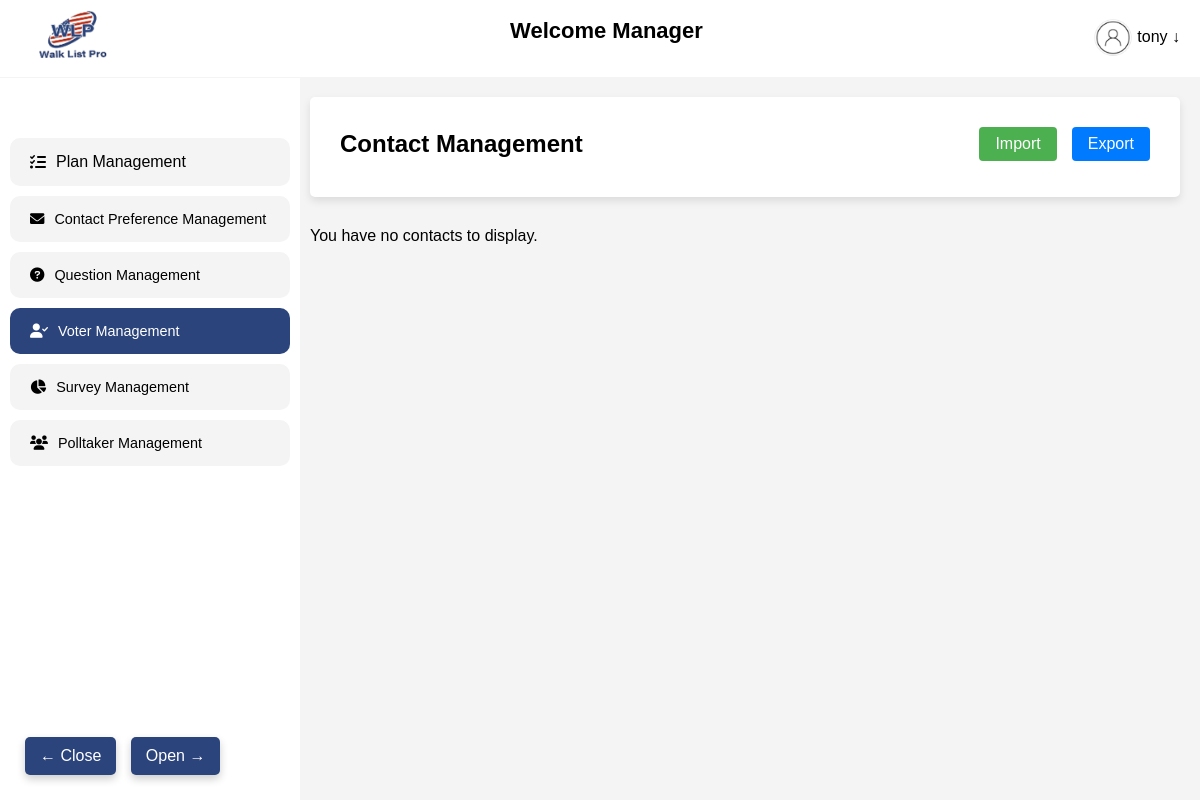
The app's page /contacts/ (signed in), older data.
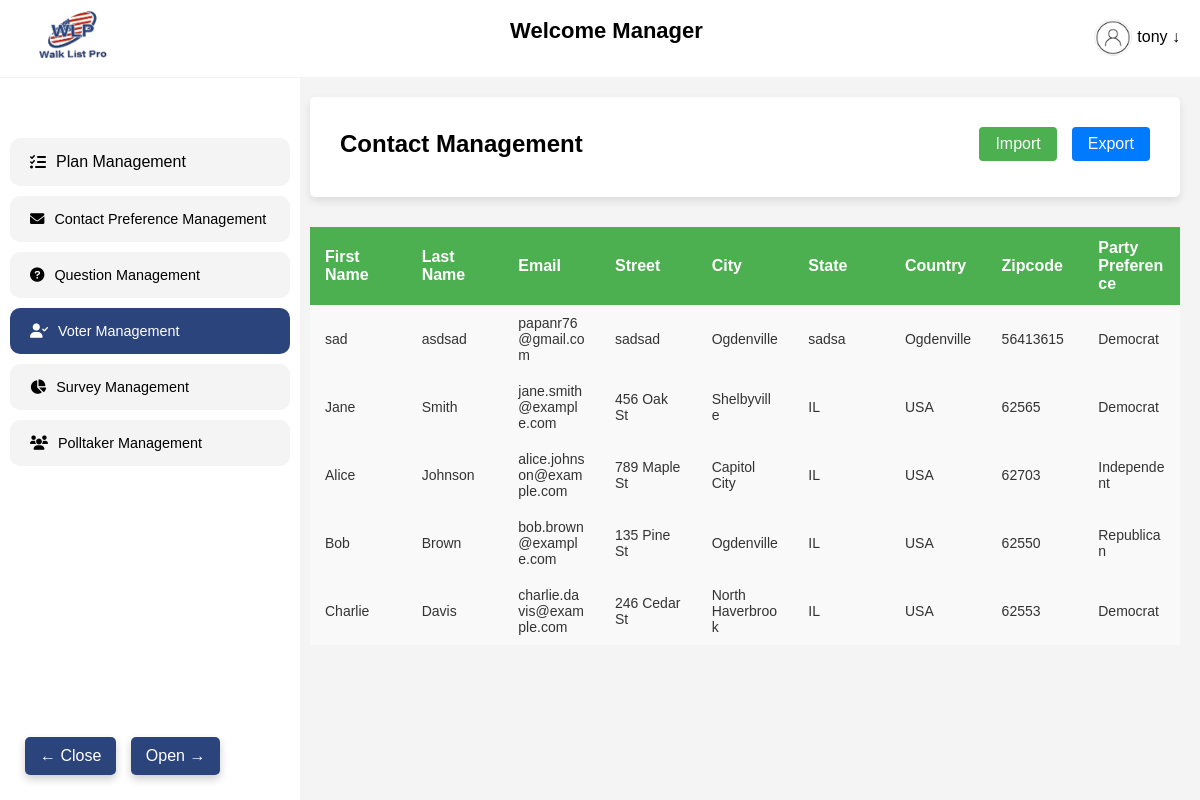
The same page, newer data.
### walkapp/models.py (models this page shows, shortened)
class UserContactList(models.Model):
    user = models.ForeignKey(User, on_delete=models.CASCADE)
    first_name = models.CharField(max_length=100)
    last_name = models.CharField(max_length=100)
    email = models.EmailField()
    street = models.CharField(max_length=255)
    city = models.CharField(max_length=100)
    state = models.CharField(max_length=100)
    country = models.CharField(max_length=100)
    zipcode = models.PositiveIntegerField()  # Ensure this matches the HTML form
    latitude = models.FloatField(null=True, blank=True)
    longitude = models.FloatField(null=True, blank=True)
    party_preference = models.CharField(max_length=50, choices=[
        ('Republican', 'Republican'),
        ('Democrat', 'Democrat'),
        ('Independent', 'Independent'),
    ])

### walkapp/views.py (the view)
# urls.py: path('contacts/', contact_list, name='contacts_list'),  # This should match the view name
@login_required
def contact_list(request):
    if not request.user.is_authenticated:
        return redirect('login')  # Redirect to login page if not authenticated
    user_contacts = UserContactList.objects.filter(user=request.user)
    user_subscription = get_object_or_404(UserSubscription, user=request.user)
    contacts_limit = user_subscription.plan.contacts  # Ensure this attribute exists
    if contacts_limit is not None:
        user_contacts = user_contacts[:contacts_limit]
    username = request.user.username if request.user.is_authenticated else None
    print(f"User {request.user.username} can see up to {contacts_limit} contacts.")
    return render(request, 'contactlists/contact_list.html', {'contacts': user_contacts,'username':username})

### template/contactlists/contact_list.html (shortened to what this page needs)
{% extends 'base.html' %}
{% load static %}
{% block content %}
    <link rel="stylesheet" href="https://cdnjs.cloudflare.com/ajax/libs/font-awesome/6.0.0-beta3/css/all.min.css">
</head>
<body>
    <div style="position: fixed; bottom: 20px; left: 20px; z-index: 9999;">
        <button class="toggle-btns" onclick="closeNav()" style="
            margin: 5px;
            background-color: rgb(43, 68, 124);
            color: white;
            border: none;
            border-radius: 5px;
            padding: 10px 15px;
            font-size: 16px;
            cursor: pointer;
            box-shadow: 0 4px 8px rgba(0, 0, 0, 0.2);
            transition: background-color 0.3s, transform 0.3s;">
            &#8592; Close
        </button>
        <button class="toggle-btns" onclick="openNav()" style="
            margin: 5px;
            background-color: rgb(43, 68, 124);
            color: white;
            border: none;
            border-radius: 5px;
            padding: 10px 15px;
            font-size: 16px;
            cursor: pointer;
            box-shadow: 0 4px 8px rgba(0, 0, 0, 0.2);
            transition: background-color 0.3s, transform 0.3s;">
            Open &#8594;
        </button>
        </div>
    <div style="display: flex;">
        <div id="mySidebar" class="sidebar">
            <div class="sidebar-item active" onclick="location.href='{% url 'home' %}'" style="background-color: #f5f4f4; color: rgb(0, 0, 0);">
                <i class="fas fa-tasks"></i> Plan Management
            </div>
            <div class="sidebar-item" style="background-color:#f5f4f4; font-size: 0.9rem; font-weight: 200;" onclick="location.href='{% url 'contact_search' %}'">
                <i class="fas fa-envelope"></i> Contact Preference Management
            </div>
            <div class="sidebar-item" style="background-color:#f5f4f4; font-size: 0.9rem; font-weight: 200;" onclick="location.href='{% url 'view_questions' %}'">
                <i class="fas fa-question-circle"></i> Question Management
            </div>
            <div class="sidebar-item" style="background-color: rgb(43, 68, 124); color: white;  font-size: 0.9rem; font-weight: 200;" onclick="location.href='{% url 'contacts_list' %}'">
                <i class="fas fa-user-check"></i> Voter Management
            </div>
            <div class="sidebar-item" style="background-color:#f5f4f4; font-size: 0.9rem; font-weight: 200;" onclick="location.href='{% url 'surveydata:my_surveys' %}'">
                <i class="fas fa-chart-pie"></i> Survey Management
            </div>
            <div class="sidebar-item" style="background-color:#f5f4f4; font-size: 0.9rem; font-weight: 200;" onclick="location.href='{% url 'add_poltaker' %}'">
                <i class="fas fa-users"></i> Polltaker Management
            </div>
        </div>
        <div id="main" >
        </div>
        <div class="main-content">
            <div class="plan-details" style="margin-bottom: 30px; height: 100px;">
                <div class="custom-search-bars" style="display: flex; align-items: center; gap: 20px; padding: 10px; border-radius: 8px;">
                    <label class="custom-label-title" style="font-size: 1.5rem; font-weight: bold; margin-right: auto;">Contact Management</label>
                    <div class="importexportbuttons" style="display: flex; gap: 15px;">
                        <form action="{% url 'upload_contacts' %}" method="get" style="margin: 0;">
                            <button type="submit" style="padding: 8px 16px; font-size: 1rem; background-color: #4CAF50; color: white; border: none; border-radius: 4px; cursor: pointer;">Import</button>
                        </form>
                        <form action="{% url 'download_contacts_csv' %}" method="get" style="margin: 0;">
                            <button type="submit" style="padding: 8px 16px; font-size: 1rem; background-color: #007BFF; color: white; border: none; border-radius: 4px; cursor: pointer;">Export</button>
                        </form>
                    </div>
                </div>
            </div>
            {% if contacts %}
                <div class="contact-list-container">
                    <table class="contact-list-table">
                        <thead>
                            <tr>
                                <th>First Name</th>
                                <th>Last Name</th>
                                <th>Email</th>
                                <th>Street</th>
                                <th>City</th>
                                <th>State</th>
                                <th>Country</th>
                                <th>Zipcode</th>
                                <th>Party Preference</th>
                            </tr>
                        </thead>
                        <tbody>
                            {% for contact in contacts %}
                            <tr>
                                <td>{{ contact.first_name }}</td>
                                <td>{{ contact.last_name }}</td>
                                <td>{{ contact.email }}</td>
                                <td>{{ contact.street }}</td>
                                <td>{{ contact.city }}</td>
                                <td>{{ contact.state }}</td>
                                <td>{{ contact.country }}</td>
                                <td>{{ contact.zipcode }}</td>
                                <td>{{ contact.party_preference }}</td>
                            </tr>
                            {% endfor %}
                        </tbody>
                    </table>
                </div>
            {% else %}
                <p>You have no contacts to display.</p>
            {% endif %}
        </div>
    </div>
<link rel="stylesheet" href="{% static 'css/accessed.css' %}">
   {% endblock %}

### template/base.html (shortened to what this page needs)
<!DOCTYPE html>
{% load static %}
<html lang="en">
<head>
    <link rel="stylesheet" href="{% static 'css/styles.css' %}">
</head>
<body>
     <nav class="navbar">
        <div class="navbar-logo">
            <img src="{% static 'img/logo.png' %}" alt="Logo" onclick="window.location.href='{% url 'home' %}'">
        </div>
        <div class="navbar-welcome">
            <h2>Welcome Manager</h2>
        </div>
        <div class="navbar-user">
            <img onclick="toggleDropdown()" src="{% static 'img/logo2.png' %}" alt="User Icon" class="user-icon" style="margin-top: 0px; vertical-align: middle; width: 40px; height: 40px;">
            <span class="user-name" onclick="toggleDropdown()">{{ username }} ↓</span>
        </div>
    </nav>
    {% block content %}{% endblock %}
</body>
</html>

### static/css/styles.css (style rules this page uses)
* { margin: 0; padding: 0; box-sizing: border-box; font-family: Arial, sans-serif; }
.navbar { position: sticky; top: 0; z-index: 1000; }
body { background-color: #f4f4f9; }
.navbar { display: flex; align-items: center; justify-content: space-between; background-color: #ffffff; padding: 10px 20px; color: #fff; }
.navbar-logo img { width: 100px; }
.navbar-welcome h2 { font-size: 22px; color: #000000; font-weight: bold; }
.navbar-user { position: relative; cursor: pointer; }
.user-name { font-size: 16px; color: #000000; }
.main-content { flex: 1; padding: 20px; }
.plan-details { background-color: #ffffff; border-radius: 5px; padding: 20px; box-shadow: 0px 4px 8px rgba(0, 0, 0, 0.1); }

### static/css/accessed.css (style rules this page uses)
.custom-label-title { margin-right: 37%; }

### template/base.html (style rules this page uses)
body { background-color: #f5f4f4; }

### template/contactlists/contact_list.html (style rules this page uses)
.sidebar { height: 92%; width: 300px; position: fixed; z-index: 1; top: 78px; left: 0; background-color: #ffffff; overflow-x: hidden; padding-top: 60px; transition: 0.5s; }
#main { transition: margin-left .5s; padding: 20px; margin-left: 250px; }
.sidebar-item { padding: 15px 20px; color: rgb(0, 0, 0); display: flex; align-items: center; cursor: pointer; transition: background 0.3s; margin-left: 10px; margin-right: 10px; border-radius: 10px; margin-bottom: 10px; }
.sidebar-item.active { background-color: rgb(43, 68, 124); color: white; }
.sidebar-item i { margin-right: 10px; }
body { background-color: #f5f4f4; }
h2 { color: #555; margin-bottom: 15px; }
form { display: flex; flex-direction: column; }
button { padding: 10px; background-color: #007BFF; color: white; border: none; border-radius: 4px; cursor: pointer; font-size: 16px; }
.plan-details { margin-bottom: 30px; height: 1000px; }
.custom-label-title { font-size: 1.5rem; margin-right: 24%; font-weight: bold; }
form { display: block; }
.contact-list-container { width: 100%; margin: 0 auto; box-sizing: border-box; overflow-x: auto; }
.contact-list-table { width: 100%; border-collapse: collapse; table-layout: fixed; box-shadow: 0 2px 8px rgba(0, 0, 0, 0.1); word-wrap: break-word; }
.contact-list-table th { background-color: #4CAF50; color: white; padding: 12px 15px; text-align: left; font-size: 16px; font-weight: bold; }
.contact-list-table td { background-color: #f9f9f9; color: #333; padding: 10px 15px; text-align: left; font-size: 14px; }

Row changes from the older to the newer data that the page shows:
added UserContactList: first_name "sad", last_name "asdsad", email "papanr76@gmail.com", street "sadsad", city "Ogdenville", state "sadsa", country "Ogdenville", zipcode "56413615", party_preference "Democrat"
added UserContactList: first_name "Jane", last_name "Smith", email "jane.smith@example.com", street "456 Oak St", city "Shelbyville", state "IL", country "USA", zipcode "62565", party_preference "Democrat"
added UserContactList: first_name "Alice", last_name "Johnson", email "alice.johnson@example.com", street "789 Maple St", city "Capitol City", state "IL", country "USA", zipcode "62703", party_preference "Independent"
added UserContactList: first_name "Bob", last_name "Brown", email "bob.brown@example.com", street "135 Pine St", city "Ogdenville", state "IL", country "USA", zipcode "62550", party_preference "Republican"
added UserContactList: first_name "Charlie", last_name "Davis", email "charlie.davis@example.com", street "246 Cedar St", city "North Haverbrook", state "IL", country "USA", zipcode "62553", party_preference "Democrat"
Text that changed along with them:
text no longer shown: "You have no contacts to display."
text now shown: "First Name Last Name Email Street City State Country Zipcode Party Preference"
